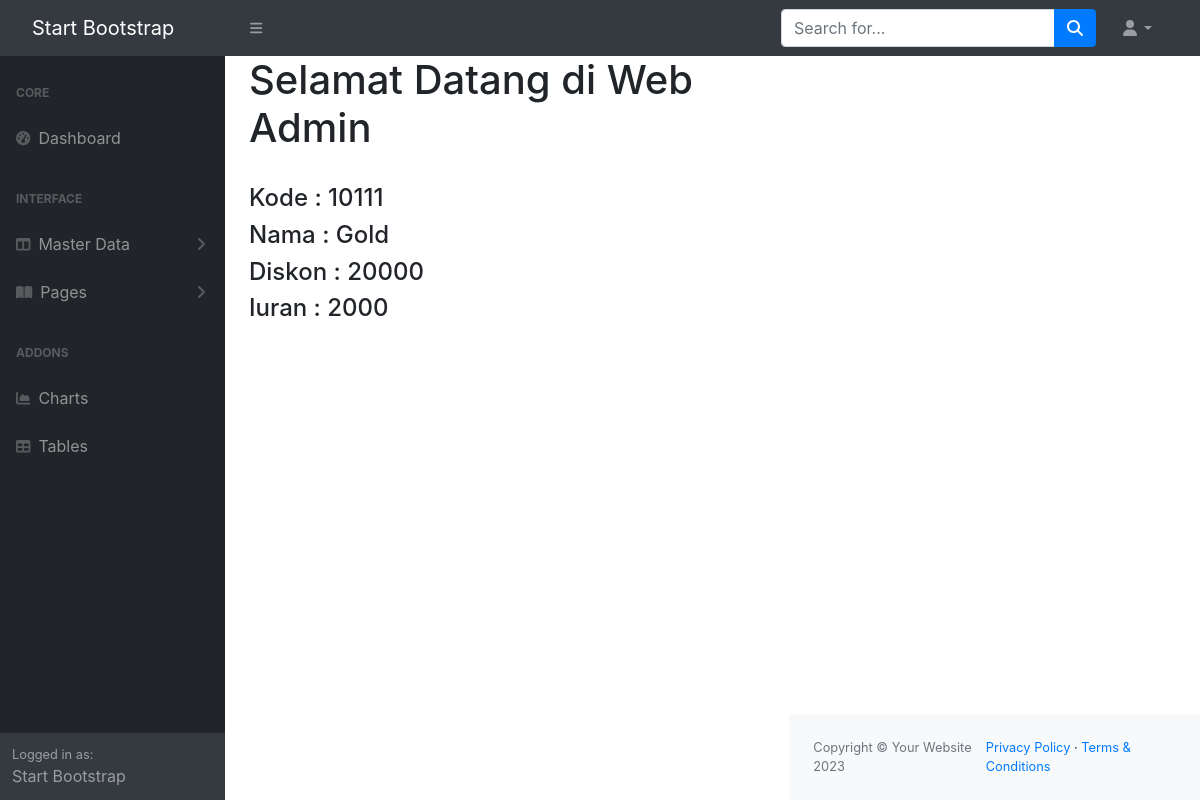
The app's page /admin/index.php?url=kartu_detail&id=1 with its own data.
### tables this page shows
CREATE TABLE `kartu` (
  `id` int(11) NOT NULL,
  `kode` varchar(10) DEFAULT NULL,
  `nama` varchar(30) NOT NULL,
  `diskon` double DEFAULT 0,
  `iuran` double DEFAULT 0
);

### admin/models/Kartu.php (called while the page is built, shortened)
<?php
class Kartu {
    private $koneksi;
    public function __construct(){
        global $dbh;
        $this->koneksi = $dbh;
    }
    public function getKartu($id){
        $sql = "SELECT * FROM kartu WHERE kartu.id = ? ";
        $ps = $this->koneksi->prepare($sql);
        $ps->execute([$id]);
        $rs = $ps->fetch();
        return $rs;
    }
    }
    ?>

### admin/kartu_detail.php (the view)
<?php
$id = $_REQUEST['id'];
$model = new Kartu();
$kartu = $model->getKartu($id);
?>
<div>
    <br>
    <h4>Kode : <?= $kartu['kode'] ?></h4>
    <h4>Nama : <?= $kartu['nama'] ?></h4>
    <h4>Diskon : <?= $kartu['diskon'] ?></h4>
    <h4>Iuran : <?= $kartu['iuran'] ?></h4>
</div>

### records on screen
kartu: kode "10111", nama "Gold", diskon "20000", iuran "2000"
